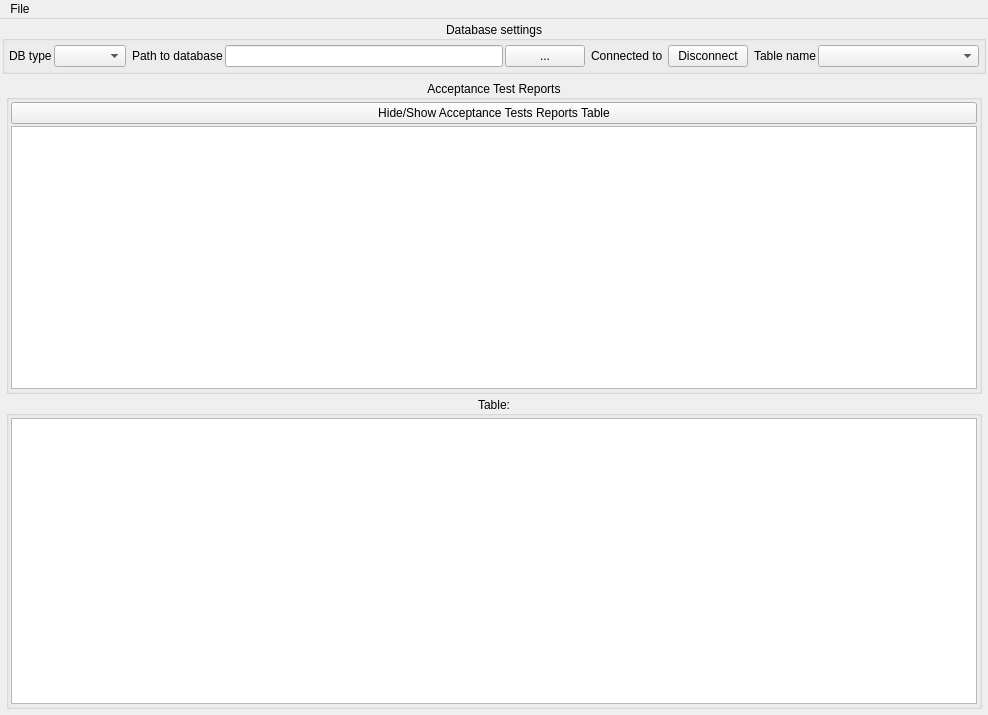
<?xml version="1.0" encoding="UTF-8"?>
<ui version="4.0">
 <class>MainWindow</class>
 <widget class="QMainWindow" name="MainWindow">
  <property name="geometry">
   <rect>
    <x>0</x>
    <y>0</y>
    <width>988</width>
    <height>715</height>
   </rect>
  </property>
  <property name="windowTitle">
   <string>Results DB Viewer</string>
  </property>
  <widget class="QWidget" name="centralwidget">
   <layout class="QVBoxLayout" name="verticalLayout_2" stretch="0,12">
    <property name="spacing">
     <number>2</number>
    </property>
    <property name="leftMargin">
     <number>2</number>
    </property>
    <property name="topMargin">
     <number>2</number>
    </property>
    <property name="rightMargin">
     <number>2</number>
    </property>
    <property name="bottomMargin">
     <number>2</number>
    </property>
    <item>
     <widget class="QGroupBox" name="TableSettings_groupBox">
      <property name="title">
       <string>Database settings</string>
      </property>
      <property name="alignment">
       <set>Qt::AlignCenter</set>
      </property>
      <layout class="QHBoxLayout" name="horizontalLayout" stretch="0,2,0,1">
       <property name="spacing">
        <number>2</number>
       </property>
       <property name="leftMargin">
        <number>2</number>
       </property>
       <property name="topMargin">
        <number>2</number>
       </property>
       <property name="rightMargin">
        <number>2</number>
       </property>
       <property name="bottomMargin">
        <number>2</number>
       </property>
       <item>
        <layout class="QHBoxLayout" name="DBType_horizontalLayout" stretch="0,0">
         <property name="spacing">
          <number>2</number>
         </property>
         <property name="leftMargin">
          <number>2</number>
         </property>
         <property name="topMargin">
          <number>2</number>
         </property>
         <property name="rightMargin">
          <number>2</number>
         </property>
         <property name="bottomMargin">
          <number>2</number>
         </property>
         <item>
          <widget class="QLabel" name="DBType_label">
           <property name="text">
            <string>DB type</string>
           </property>
          </widget>
         </item>
         <item>
          <widget class="QComboBox" name="DBType_comboBox"/>
         </item>
        </layout>
       </item>
       <item>
        <layout class="QHBoxLayout" name="Directory_horizontalLayout" stretch="0,1,0">
         <property name="spacing">
          <number>2</number>
         </property>
         <property name="leftMargin">
          <number>2</number>
         </property>
         <property name="topMargin">
          <number>2</number>
         </property>
         <property name="rightMargin">
          <number>2</number>
         </property>
         <property name="bottomMargin">
          <number>2</number>
         </property>
         <item>
          <widget class="QLabel" name="Directory_label">
           <property name="text">
            <string>Path to database</string>
           </property>
          </widget>
         </item>
         <item>
          <widget class="QLineEdit" name="Directory_lineEdit">
           <property name="clearButtonEnabled">
            <bool>false</bool>
           </property>
          </widget>
         </item>
         <item>
          <widget class="QPushButton" name="Directory_pushButton">
           <property name="enabled">
            <bool>true</bool>
           </property>
           <property name="sizePolicy">
            <sizepolicy hsizetype="Minimum" vsizetype="Fixed">
             <horstretch>0</horstretch>
             <verstretch>0</verstretch>
            </sizepolicy>
           </property>
           <property name="text">
            <string>...</string>
           </property>
           <property name="autoDefault">
            <bool>false</bool>
           </property>
          </widget>
         </item>
        </layout>
       </item>
       <item>
        <layout class="QHBoxLayout" name="Connect_horizontalLayout" stretch="1,0">
         <property name="spacing">
          <number>2</number>
         </property>
         <property name="leftMargin">
          <number>2</number>
         </property>
         <property name="topMargin">
          <number>2</number>
         </property>
         <property name="rightMargin">
          <number>2</number>
         </property>
         <property name="bottomMargin">
          <number>2</number>
         </property>
         <item>
          <widget class="QLabel" name="Connect_label">
           <property name="text">
            <string>Connected to </string>
           </property>
           <property name="wordWrap">
            <bool>true</bool>
           </property>
          </widget>
         </item>
         <item>
          <widget class="QPushButton" name="Connect_pushButton">
           <property name="text">
            <string>Disconnect</string>
           </property>
          </widget>
         </item>
        </layout>
       </item>
       <item>
        <layout class="QHBoxLayout" name="TableName_horizontalLayout" stretch="0,1">
         <property name="spacing">
          <number>2</number>
         </property>
         <property name="leftMargin">
          <number>2</number>
         </property>
         <property name="topMargin">
          <number>2</number>
         </property>
         <property name="rightMargin">
          <number>2</number>
         </property>
         <property name="bottomMargin">
          <number>2</number>
         </property>
         <item>
          <widget class="QLabel" name="TableName_label">
           <property name="text">
            <string>Table name</string>
           </property>
          </widget>
         </item>
         <item>
          <widget class="QComboBox" name="TableName_comboBox"/>
         </item>
        </layout>
       </item>
      </layout>
     </widget>
    </item>
    <item>
     <layout class="QHBoxLayout" name="horizontalLayoutCV" stretch="5">
      <property name="spacing">
       <number>2</number>
      </property>
      <property name="leftMargin">
       <number>2</number>
      </property>
      <property name="topMargin">
       <number>2</number>
      </property>
      <property name="rightMargin">
       <number>2</number>
      </property>
      <property name="bottomMargin">
       <number>2</number>
      </property>
      <item>
       <layout class="QVBoxLayout" name="verticalLayoutViews" stretch="1,1">
        <property name="spacing">
         <number>2</number>
        </property>
        <property name="leftMargin">
         <number>2</number>
        </property>
        <property name="topMargin">
         <number>2</number>
        </property>
        <property name="rightMargin">
         <number>2</number>
        </property>
        <property name="bottomMargin">
         <number>2</number>
        </property>
        <item>
         <widget class="QGroupBox" name="groupBox">
          <property name="title">
           <string>Acceptance Test Reports</string>
          </property>
          <property name="alignment">
           <set>Qt::AlignCenter</set>
          </property>
          <layout class="QVBoxLayout" name="verticalLayout" stretch="0,1">
           <property name="spacing">
            <number>2</number>
           </property>
           <property name="leftMargin">
            <number>2</number>
           </property>
           <property name="topMargin">
            <number>2</number>
           </property>
           <property name="rightMargin">
            <number>2</number>
           </property>
           <property name="bottomMargin">
            <number>2</number>
           </property>
           <item>
            <widget class="QPushButton" name="pushButtonHideShowSup">
             <property name="text">
              <string>Hide/Show Acceptance Tests Reports Table</string>
             </property>
            </widget>
           </item>
           <item>
            <widget class="ProtocolPrinterTableView" name="tableView_Sup">
             <property name="sizePolicy">
              <sizepolicy hsizetype="Minimum" vsizetype="Minimum">
               <horstretch>0</horstretch>
               <verstretch>0</verstretch>
              </sizepolicy>
             </property>
            </widget>
           </item>
          </layout>
         </widget>
        </item>
        <item>
         <widget class="QGroupBox" name="groupBoxTable">
          <property name="title">
           <string>Table:</string>
          </property>
          <property name="alignment">
           <set>Qt::AlignCenter</set>
          </property>
          <layout class="QVBoxLayout" name="verticalLayout_4">
           <property name="spacing">
            <number>2</number>
           </property>
           <property name="leftMargin">
            <number>2</number>
           </property>
           <property name="topMargin">
            <number>2</number>
           </property>
           <property name="rightMargin">
            <number>2</number>
           </property>
           <property name="bottomMargin">
            <number>2</number>
           </property>
           <item>
            <widget class="ProtocolPrinterTableView" name="tableView">
             <property name="editTriggers">
              <set>QAbstractItemView::NoEditTriggers</set>
             </property>
            </widget>
           </item>
          </layout>
         </widget>
        </item>
       </layout>
      </item>
     </layout>
    </item>
   </layout>
  </widget>
  <widget class="QMenuBar" name="menuBar">
   <property name="geometry">
    <rect>
     <x>0</x>
     <y>0</y>
     <width>988</width>
     <height>21</height>
    </rect>
   </property>
   <widget class="QMenu" name="menuFile">
    <property name="title">
     <string>File</string>
    </property>
    <addaction name="actionOpen_DB"/>
    <addaction name="actionExport_Report_from_DB"/>
    <addaction name="separator"/>
    <addaction name="actionQuit"/>
   </widget>
   <addaction name="menuFile"/>
  </widget>
  <action name="actionOpen_DB">
   <property name="text">
    <string>Open DB</string>
   </property>
   <property name="shortcut">
    <string>Ctrl+O</string>
   </property>
  </action>
  <action name="actionExport_Report_from_DB">
   <property name="text">
    <string>Export Report from DB</string>
   </property>
   <property name="shortcut">
    <string>Ctrl+E</string>
   </property>
  </action>
  <action name="actionQuit">
   <property name="text">
    <string>Quit</string>
   </property>
   <property name="shortcut">
    <string>Ctrl+Q</string>
   </property>
  </action>
 </widget>
 <customwidgets>
  <customwidget>
   <class>ProtocolPrinterTableView</class>
   <extends>QTableView</extends>
   <header>protocolprintertableview.h</header>
  </customwidget>
 </customwidgets>
 <resources/>
 <connections/>
</ui>
